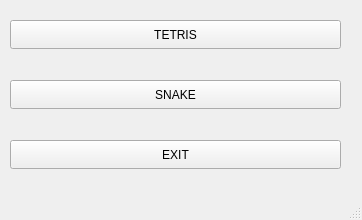
<?xml version="1.0" encoding="UTF-8"?>
<ui version="4.0">
 <class>View</class>
 <widget class="QMainWindow" name="View">
  <property name="geometry">
   <rect>
    <x>0</x>
    <y>0</y>
    <width>362</width>
    <height>220</height>
   </rect>
  </property>
  <property name="windowTitle">
   <string>View</string>
  </property>
  <widget class="QWidget" name="centralwidget">
   <widget class="QPushButton" name="pushButton">
    <property name="geometry">
     <rect>
      <x>10</x>
      <y>20</y>
      <width>331</width>
      <height>29</height>
     </rect>
    </property>
    <property name="text">
     <string>TETRIS</string>
    </property>
   </widget>
   <widget class="QPushButton" name="pushButton_2">
    <property name="geometry">
     <rect>
      <x>10</x>
      <y>80</y>
      <width>331</width>
      <height>29</height>
     </rect>
    </property>
    <property name="text">
     <string>SNAKE</string>
    </property>
   </widget>
   <widget class="QPushButton" name="pushButton_3">
    <property name="geometry">
     <rect>
      <x>10</x>
      <y>140</y>
      <width>331</width>
      <height>29</height>
     </rect>
    </property>
    <property name="text">
     <string>EXIT</string>
    </property>
   </widget>
  </widget>
  <widget class="QMenuBar" name="menubar">
   <property name="geometry">
    <rect>
     <x>0</x>
     <y>0</y>
     <width>362</width>
     <height>26</height>
    </rect>
   </property>
  </widget>
  <widget class="QStatusBar" name="statusbar"/>
 </widget>
 <resources/>
 <connections/>
</ui>
